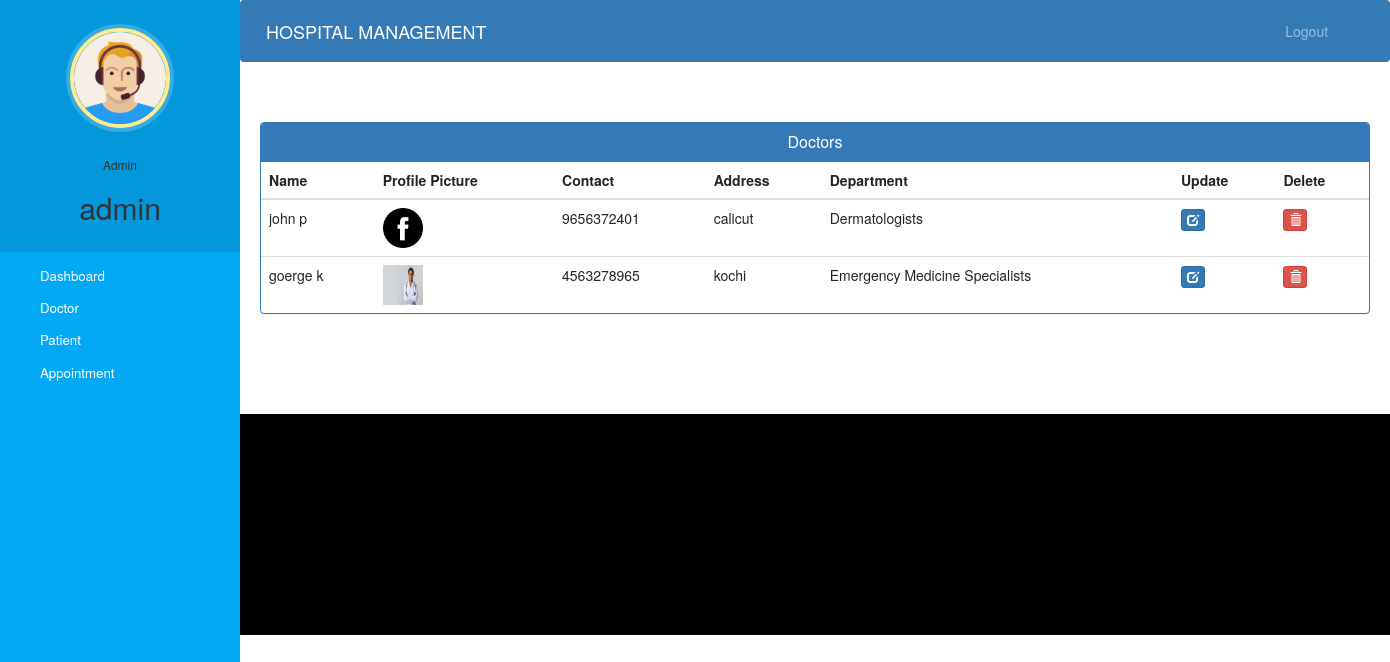
The app's page /admin-view-doctor (signed in) with its own data.
### hospital/models.py (models this page shows, shortened)
class Doctor(models.Model):
    user=models.OneToOneField(User,on_delete=models.CASCADE)
    profile_pic= models.ImageField(upload_to='profile_pic/DoctorProfilePic/',null=True,blank=True)
    address = models.CharField(max_length=40)
    mobile = models.CharField(max_length=20,null=True)
    department= models.CharField(max_length=50,choices=departments,default='Cardiologist')
    status=models.BooleanField(default=False)
    @property
    def get_name(self):
        return self.user.first_name+" "+self.user.last_name

### hospital/views.py (the view)
# urls.py: path('admin-view-doctor', views.admin_view_doctor_view,name='admin-view-doctor'),
@login_required(login_url='adminlogin')
@user_passes_test(is_admin)
def admin_view_doctor_view(request):
    doctors=models.Doctor.objects.all().filter(status=True)
    return render(request,'hospital/admin_view_doctor.html',{'doctors':doctors})

### hospital/views.py (called while the page is built)
def is_admin(user):
    return user.groups.filter(name='ADMIN').exists()

### templates/hospital/admin_view_doctor.html (shortened to what this page needs)
{% extends 'hospital/admin_base.html' %}
{% block content %}
{%load static%}
<head>
  <link href="//netdna.bootstrapcdn.com/bootstrap/3.0.0/css/bootstrap.min.css" rel="stylesheet" id="bootstrap-css">
</head>
<div class="container">
  <div class="panel panel-primary">
    <div class="panel-heading">
      <h6 class="panel-title">Doctors</h6>
    </div>
    <table class="table table-hover" id="dev-table">
      <thead>
        <tr>
          <th>Name</th>
          <th>Profile Picture</th>
          <th>Contact</th>
          <th>Address</th>
          <th>Department</th>
          <th>Update</th>
          <th>Delete</th>
        </tr>
      </thead>
      {% for d in doctors %}
      <tr>
        <td> {{d.get_name}}</td>
        <td> <img src="{% static d.profile_pic.url %}" alt="Profile Pic" height="40px" width="40px" /></td>
        <td>{{d.mobile}}</td>
        <td>{{d.address}}</td>
        <td>{{d.department}}</td>
        <td><a class="btn btn-primary btn-xs" href="{% url 'update-doctor' d.id  %}"><span class="glyphicon glyphicon-edit"></span></a></td>
        <td><a class="btn btn-danger btn-xs" href="{% url 'delete-doctor-from-hospital' d.id  %}"><span class="glyphicon glyphicon-trash"></span></a></td>
      </tr>
      {% endfor %}
    </table>
  </div>
</div>
{% endblock content %}

### templates/hospital/admin_base.html (shortened to what this page needs)
<!DOCTYPE html>
{% load static %}
<html lang="en">
<head>
  <link rel="stylesheet" href="https://stackpath.bootstrapcdn.com/bootstrap/4.3.1/css/bootstrap.min.css">
  <link rel="stylesheet" href="https://maxcdn.bootstrapcdn.com/font-awesome/4.7.0/css/font-awesome.min.css">
  <link rel="stylesheet" href="{% static '/style.css' %}">
</head>
<body>
  <nav class="menu" tabindex="0">
    <header class="avatar">
      <img src="{% static "images/adminpropic.png" %}" />
      <br><br>
      <h6>Admin</h6>
      <h2>{{request.user.first_name}}</h2>
    </header>
    <ul>
      <li tabindex="0" class="icon-dashboard"> <a style="color:white; text-decoration:none;" href="/admin-dashboard"><span>Dashboard</span></a> </li>
      <li tabindex="0" class="icon-customers"> <a style="color:white; text-decoration:none;" href="/admin-doctor"><span>Doctor</span></a></li>
      <li tabindex="0" class="icon-users"> <a style="color:white; text-decoration:none;" href="/admin-patient"><span>Patient</span></a></li>
      <li tabindex="0" class="icon-calendar"> <a style="color:white; text-decoration:none;" href="/admin-appointment"><span>Appointment</span></a></li>
    </ul>
  </nav>
  <main>
    <div class="bs-example">
      <nav class="navbar navbar-expand-md  navbar-dark fixed-top" style="background:#337AB7;">
        <a href="/admin-dashboard" class="navbar-brand">HOSPITAL MANAGEMENT</a>
        <div class="collapse navbar-collapse justify-content-between" id="navbarCollapse">
          <div class="navbar-nav" style=" margin-left: 90%;">
            <a href="/logout" class="nav-item nav-link">Logout</a>
          </div>
        </div>
      </nav>
    </div>
    <br><br>
    {% block content %}
    {% endblock content %}
    <br><br><br><br>
    <footer>
      <br>
      <div class="container">
        <div class="row">
          <div class="col-md-12 col-sm-12">
          </div>
        </div>
      </div>
    </footer>
  </main>
</body>
</html>

### static/style.css (style rules this page uses)
body { padding-left: 240px; }
main { position: relative; height: 100vh; }
.menu { background: #5bc995; height: 100vh; width: 240px; position: fixed; top: 0px; left: 0; z-index: 5; outline: none; }
.menu .avatar { background: rgba(0, 0, 0, 0.1); padding: 2em 0.5em; text-align: center; }
.menu .avatar img { width: 100px; border-radius: 50%; overflow: hidden; border: 4px solid #ffea92; box-shadow: 0 0 0 4px rgba(255, 255, 255, 0.2); }
.menu .avatar h2 { font-weight: normal; margin-bottom: 0; }
.menu ul { list-style: none; padding: 0.5em 0; margin: 0; }
.menu ul li { padding: 0.5em 1em 0.5em 3em; font-size: 0.95em; font-weight: regular; background-repeat: no-repeat; background-position: left 15px center; background-size: auto 20px; transition: all 0.15s linear; cursor: pointer; }
.menu ul li.icon-dashboard { background-image: url("http://www.entypo.com/images//gauge.svg"); }
.menu ul li.icon-customers { background-image: url("http://www.entypo.com/images//briefcase.svg"); }
.menu ul li.icon-users { background-image: url("http://www.entypo.com/images//users.svg"); }
.menu ul li.icon-calendar { background-image: url("http://www.entypo.com/images//calendar.svg"); }

### templates/hospital/admin_base.html (style rules this page uses)
a:link { text-decoration: none; }
a { color: white; }
footer { padding: 0px 0px 0px 0px; background-color: black; margin: 0px; }
body { padding-left: 240px; }
main { position: relative; height: 100vh; }
.menu { background: #03a9f4; height: 100vh; width: 240px; position: fixed; top: 0px; left: 0; z-index: 5; outline: none; }
.menu .avatar { background: rgba(0, 0, 0, 0.1); padding: 2em 0.5em; text-align: center; }
.menu .avatar img { width: 100px; border-radius: 50%; overflow: hidden; border: 4px solid #ffea92; box-shadow: 0 0 0 4px rgba(255, 255, 255, 0.2); }
.menu .avatar h2 { font-weight: normal; margin-bottom: 0; }
.menu ul { list-style: none; padding: 0.5em 0; margin: 0; }
.menu ul li { padding: 0.5em 1em 0.5em 3em; font-size: 0.95em; font-weight: regular; background-repeat: no-repeat; background-position: left 15px center; background-size: auto 20px; transition: all 0.15s linear; cursor: pointer; }
.menu ul li.icon-dashboard { background-image: url("http://www.entypo.com/images//gauge.svg"); }
.menu ul li.icon-customers { background-image: url("http://www.entypo.com/images//briefcase.svg"); }
.menu ul li.icon-users { background-image: url("http://www.entypo.com/images//users.svg"); }
.menu ul li.icon-calendar { background-image: url("http://www.entypo.com/images//calendar.svg"); }

### templates/hospital/admin_view_doctor.html (style rules this page uses)
a:link { text-decoration: none; }
h6 { text-align: center; }
.row { margin: 100px; }

### records on screen
Doctor: get_name "john p", profile_pic (picture), mobile "9656372401", address "calicut", department "Dermatologists"
Doctor: get_name "goerge k", profile_pic (picture), mobile "4563278965", address "kochi", department "Emergency Medicine Specialists"

### other values on screen
{{ request.user.first_name }} "admin"
